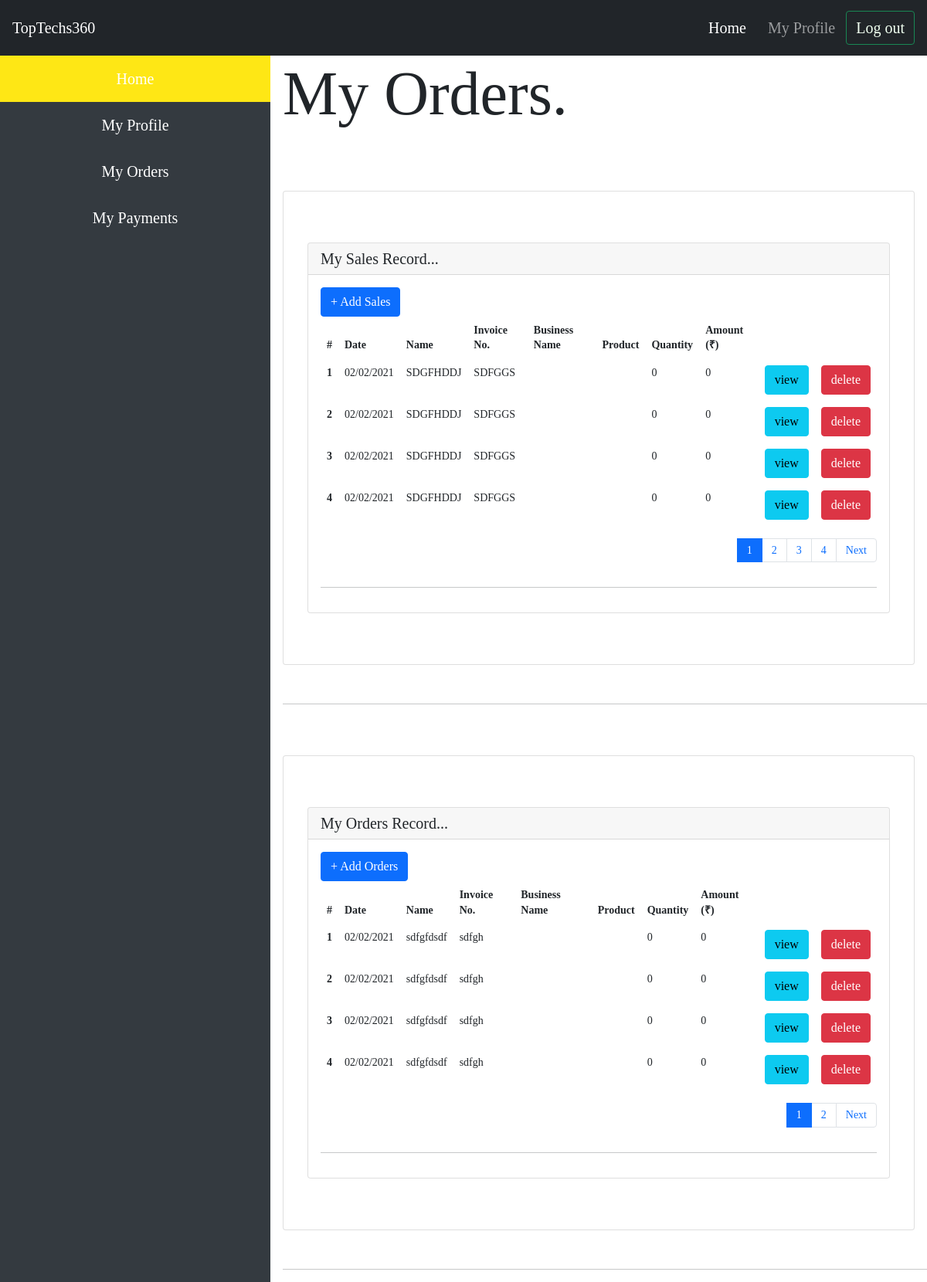
The app's page /orders.php (signed in) with its own data.
### tables this page shows
CREATE TABLE `sales` (
  `sales_id` int(255) NOT NULL,
  `user_id` int(255) NOT NULL,
  `date` varchar(12) NOT NULL,
  `invoice_no` varchar(255) NOT NULL,
  `gst_no` varchar(16) NOT NULL,
  `name` varchar(255) NOT NULL,
  `business_name` varchar(255) NOT NULL,
  `email` varchar(255) NOT NULL,
  `address` varchar(255) NOT NULL,
  `contact_no` int(10) NOT NULL,
  `product` varchar(255) NOT NULL,
  `quantity` int(255) NOT NULL,
  `amount` int(255) NOT NULL,
  `payment_mode` varchar(255) NOT NULL,
  `payment_status` tinyint(4) NOT NULL
);

CREATE TABLE `orders` (
  `orders_id` int(255) NOT NULL,
  `user_id` int(255) NOT NULL,
  `date` varchar(12) NOT NULL,
  `invoice_no` varchar(255) NOT NULL,
  `gst_no` varchar(255) NOT NULL,
  `name` varchar(255) NOT NULL,
  `business_name` varchar(255) NOT NULL,
  `email` varchar(255) NOT NULL,
  `address` varchar(255) NOT NULL,
  `contact_no` int(10) NOT NULL,
  `product` varchar(255) NOT NULL,
  `quantity` int(255) NOT NULL,
  `amount` int(255) NOT NULL,
  `payment_mode` varchar(255) NOT NULL,
  `payment_status` tinyint(4) NOT NULL
);

### orders.php (called while the page is built, shortened)
<?php
include "ordersForm.php";
?>

### ordersForm.php (the view, shortened to what this page needs)
<?php
include "header.php";
include "navBarTop.php";
include "sideNavBar.php";
?>
<div class="content">
    <h6 class="display-1">My Orders.</h6>
    <br>
    <div class="container" id="orders">
        <div class="row">
            <div class="card card-body">
                <div class="col" id="Existing-Orders">
                    <div class="card">
                        <h5 class="card-header">My Sales Record...</h5>
                        <div class="card-body">
                            <button type="button" class="btn btn-primary" data-toggle="modal" data-target="#salesList">
                                + Add Sales
                            </button>
                            <?php
                            $result = mysqli_query($link, "SELECT * FROM `sales` WHERE user_id = '" . mysqli_real_escape_string($link, $_SESSION['id']) . "' ORDER BY `sales_id` DESC");
                            ?>
                            <?php
                            if (mysqli_num_rows($result) > 0) {
                            ?>
                                <div class="table-responsive">
                                    <table class='table table-hover table-borderless myTable'>
                                        <thead>
                                            <tr>
                                                <th scope="col">#</th>
                                                <th scope="col">Date</th>
                                                <th scope="col">Name</th>
                                                <th scope="col">Invoice No.</th>
                                                <th scope="col">Business Name</th>
                                                <th scope="col">Product</th>
                                                <th scope="col">Quantity</th>
                                                <th scope="col">Amount (&#8377;)</th>
                                            </tr>
                                        </thead>
                                        <?php
                                        $i = 0;
                                        while ($row = mysqli_fetch_array($result)) {
                                        ?>
                                            <tbody>
                                                <form>
                                                    <tr data-bs-toggle="modal" data-bs-target="#saleModal">
                                                        <th scope="row"><?php echo $i + 1; ?></th>
                                                        <td><?php echo $row["date"]; ?></td>
                                                        <td><?php echo $row["name"]; ?></td>
                                                        <td><?php echo $row["invoice_no"]; ?></td>
                                                        <td><?php echo $row["business_name"]; ?></td>
                                                        <td><?php echo $row["product"]; ?></td>
                                                        <td><?php echo $row["quantity"]; ?></td>
                                                        <td><?php echo $row["amount"]; ?></td>
                                                        <td><input type="button" name="view" value="view" id="<?php echo $row["sales_id"]; ?>" class="btn btn-info btn-xs view_data" /></td>
                                                        <td><input type="button" name="delete" value="delete" id="<?php echo $row["sales_id"] ?>" class="btn btn-danger btn-xs delete_data"></td>
                                                    </tr>
                                                </form>
                                            </tbody>
                                        <?php
                                            $i++;
                                        }
                                        ?>
                                    </table>
                                    <nav aria-label="Page navigation example">
                                        <ul class="pagination justify-content-end pager myPager">
                                        </ul>
                                    </nav>
                                </div>
                            <?php
                            } else {
                                echo "No result found";
                            }
                            ?>
                            <hr>
                        </div>
                    </div>
                </div>
            </div>
            <hr>
        </div>
        <div class="row">
            <div class="card card-body">
                <div class="col" id="Existing-Orders">
                    <div class="card">
                        <h5 class="card-header">My Orders Record...</h5>
                        <div class="card-body">
                            <button type="button" class="btn btn-primary" data-toggle="modal" data-target="#ordersList">
                                + Add Orders
                            </button>
                            <?php
                            $result = mysqli_query($link, "SELECT * FROM `orders` WHERE user_id = '" . mysqli_real_escape_string($link, $_SESSION['id']) . "' ORDER BY `orders_id` DESC");
                            ?>
                            <?php
                            if (mysqli_num_rows($result) > 0) {
                            ?>
                                <div class="table-responsive">
                                    <table class='table table-hover table-borderless myTable2'>
                                        <thead>
                                            <tr>
                                                <th scope="col">#</th>
                                                <th scope="col">Date</th>
                                                <th scope="col">Name</th>
                                                <th scope="col">Invoice No.</th>
                                                <th scope="col">Business Name</th>
                                                <th scope="col">Product</th>
                                                <th scope="col">Quantity</th>
                                                <th scope="col">Amount (&#8377;)</th>
                                            </tr>
                                        </thead>
                                        <?php
                                        $i = 0;
                                        while ($row = mysqli_fetch_array($result)) {
                                        ?>
                                            <tbody>
                                                <form>
                                                    <tr data-bs-toggle="modal" data-bs-target="#saleModal">
                                                        <th scope="row"><?php echo $i + 1; ?></th>
                                                        <td><?php echo $row["date"]; ?></td>
                                                        <td><?php echo $row["name"]; ?></td>
                                                        <td><?php echo $row["invoice_no"]; ?></td>
                                                        <td><?php echo $row["business_name"]; ?></td>
                                                        <td><?php echo $row["product"]; ?></td>
                                                        <td><?php echo $row["quantity"]; ?></td>
                                                        <td><?php echo $row["amount"]; ?></td>
                                                        <td><input type="button" name="view" value="view" id="<?php echo $row["orders_id"]; ?>" class="btn btn-info btn-xs view_order_data" /></td>
                                                        <td><input type="button" name="delete" value="delete" id="<?php echo $row["orders_id"] ?>" class="btn btn-danger btn-xs delete_order"></td>
                                                    </tr>
                                                </form>
                                            </tbody>
                                        <?php
                                            $i++;
                                        }
                                        ?>
                                    </table>
                                    <nav aria-label="Page navigation example">
                                        <ul class="pagination justify-content-end pager2 myPager2">
                                        </ul>
                                    </nav>
                                </div>
                            <?php
                            } else {
                                echo "No result found";
                            }
                            ?>
                            <hr>
                        </div>
                    </div>
                </div>
            </div>
            <hr>
        </div>
    </div>
</div>
<?php include("footer.php"); ?>

### css/style.css (style rules this page uses)
* { margin: 0; padding: 0; }
body { font: 14px/1.4 Georgia, serif; }
table { border-collapse: collapse; }
table td, table th { border: 1px solid black; padding: 5px; }

### assets/css/nav-bar.css (style rules this page uses)
div.content { margin-left: 350px; padding: 1px 16px; height: 1000px; }

### header.php (style rules this page uses)
body:not(.modal-open) { padding-right: 0px !important; }
* { margin: 0; padding: 0; box-sizing: border-box; }
.card { margin: 50px auto; }

### records on screen
sales: date "02/02/2021", name "SDGFHDDJ", invoice_no "SDFGGS", quantity "0", amount "0"
sales: date "02/02/2021", name "SDGFHDDJ", invoice_no "SDFGGS", quantity "0", amount "0"
sales: date "02/02/2021", name "SDGFHDDJ", invoice_no "SDFGGS", quantity "0", amount "0"
sales: date "02/02/2021", name "SDGFHDDJ", invoice_no "SDFGGS", quantity "0", amount "0"
orders: date "02/02/2021", name "sdfgfdsdf", invoice_no "sdfgh", quantity "0", amount "0"
orders: date "02/02/2021", name "sdfgfdsdf", invoice_no "sdfgh", quantity "0", amount "0"
orders: date "02/02/2021", name "sdfgfdsdf", invoice_no "sdfgh", quantity "0", amount "0"
orders: date "02/02/2021", name "sdfgfdsdf", invoice_no "sdfgh", quantity "0", amount "0"
